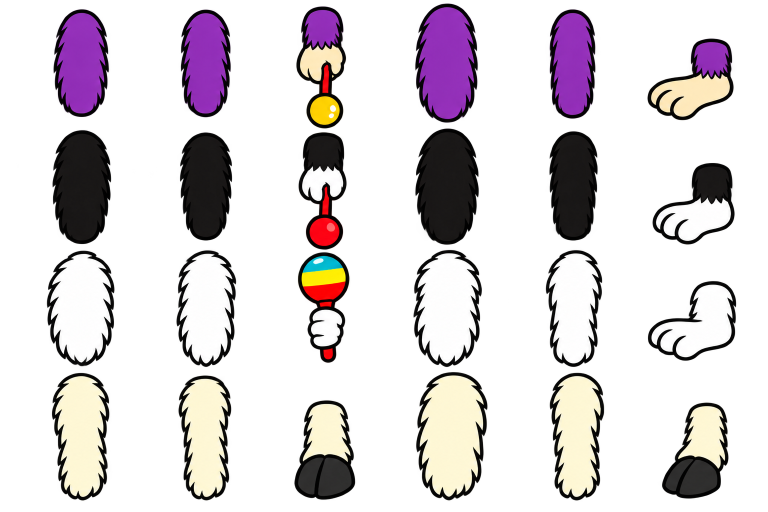
#> input picture assets/purplemonkey/rig-64-articulated/source/limb-kit.png, 1536 x 1024 px (shown at 1/2 size)
$ python build_pet_rigs_articulated.py
#> lines starting #> are read from the running program, lines starting #| are printed output that depends on the picture
#!/usr/bin/env python3
"""Extract generated round-ended limb kit and assemble articulated 64px rigs."""
import json, math, importlib.util
from pathlib import Path
import numpy as np
from PIL import Image, ImageDraw, ImageOps
import extract_pet_rigs as art
BASE=art.ROOT/'assets/purplemonkey/rig-64-articulated'
OLD=art.ROOT/'assets/purplemonkey/rig-64'
PETS=['monkey','cat','dog','llama']
EXPRS=art.EXPRS

def crop_solid(im):
    im=art.solid(im);box=im.getchannel('A').getbbox()
    assert box
    return im.crop(box)

def build():
    source=Image.open(BASE/'source/limb-kit.png').convert('RGBA')
#> source is the input picture: PIL image 1536x1024 RGBA; mean R, G, B, A 78.5, 66.7, 71.7, 77.6
    board=Image.new('RGB',(1536,4*540),art.NIGHT[:3]);bd=ImageDraw.Draw(board)
#> after `board = Image.new('RGB', (1536, 4 * 540), art.NIGHT[:3])`:
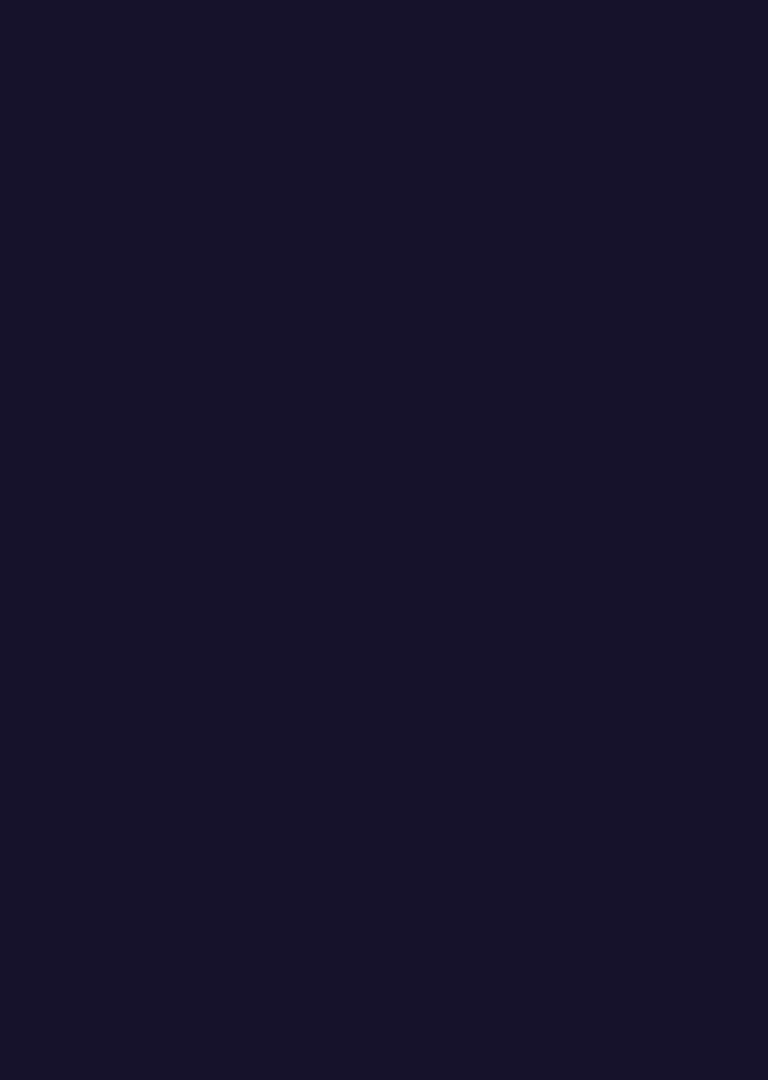
#> board: PIL image 1536x2160 RGB (shown at 1/2 size); mean R, G, B 22, 18, 46
    reports={}
    for row,pet in enumerate(PETS):
        d=BASE/pet;d.mkdir(parents=True,exist_ok=True)
#> (the run stopped early here; a loop or call above may not have finished)
